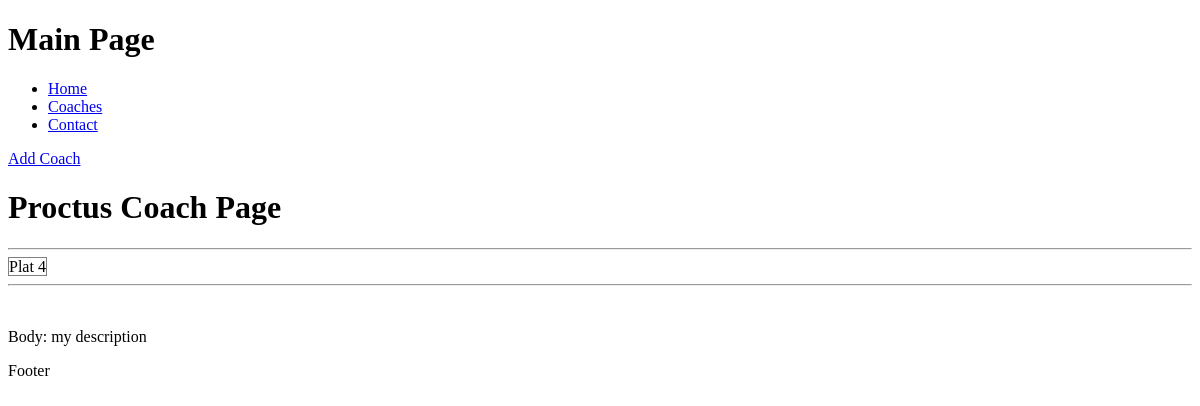
Before: /coach/0abc3517-e94d-4d90-99b0-ec5dd7b7e391/ with the older database file.
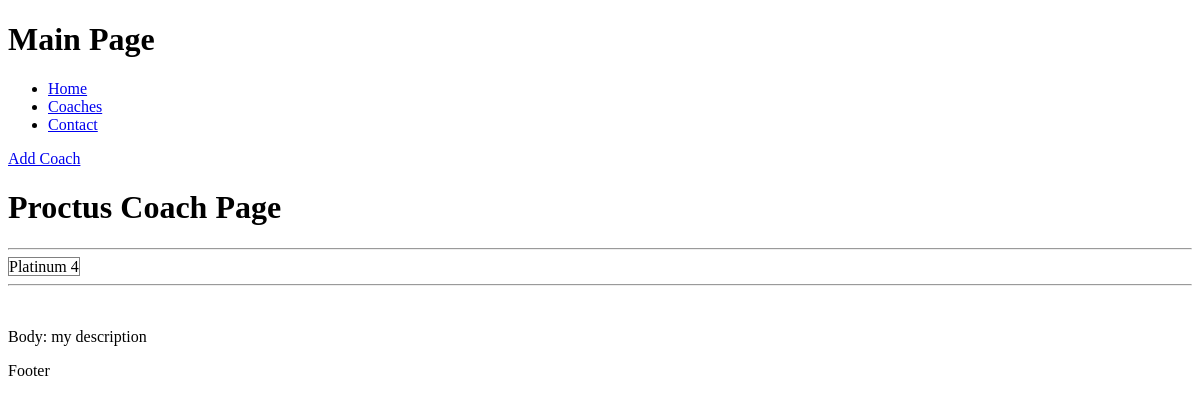
After: the same page with the newer database file.
### coaches/models.py (models this page shows)
class Rank(models.Model):
    RANKS = (
        ('Bronze','Bronze'),
        ('Silver','Silver'),
        ('Gold','Gold'),
        ('Platinum','Platinum'),
        ('Diamond','Diamond'),
        ('Master','Master Tier'),
        ('Grandmaster','Grandmaster'),
        ('Challenger','Challenger'),
    )
    DIVISIONS = (
        ('1','1'),
        ('2','2'),
        ('3','3'),
        ('4','4'),
        ('',''),
    )
    current_rank = models.CharField(default = 'UNRANKED',max_length = 100, choices = RANKS)
    current_division = models.CharField(default = ' ',max_length = 50, choices = DIVISIONS, blank = True)
    def __str__(self) -> str:
        return self.current_rank + " " + self.current_division

### coaches/views.py (the view)
# urls.py: path('coach/<str:pk>/', views.coach, name = 'coach'),
def coach(request,pk):
    coachObj = Coach.objects.get(id=pk)
    return render(request,'coach.html',{'coach' : coachObj})

### coaches/templates/coach.html (shortened to what this page needs)
<!DOCTYPE html>
<html lang="en">
<head>
</head>
<body>
  {% extends 'index.html' %}
  {% block content %}
  <h1>{{coach.name}} Coach Page</h1>
  <hr>
      {% for rank in coach.rank.all %}
        <span style="border:1px solid grey;">{{rank}}</span>
      {% endfor %}
  <hr>
  <br>
  <p>Body: {{coach.body}}</p>
  {% endblock content %}

Changed rows visible on the page:
removed Rank: current_rank+current_division "Plat 4"
added Rank: current_rank+current_division "Platinum 4"
